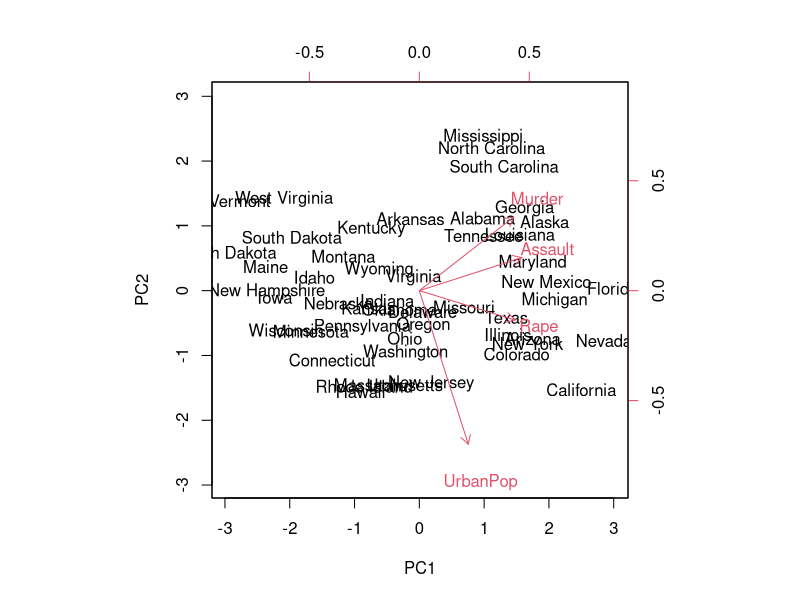
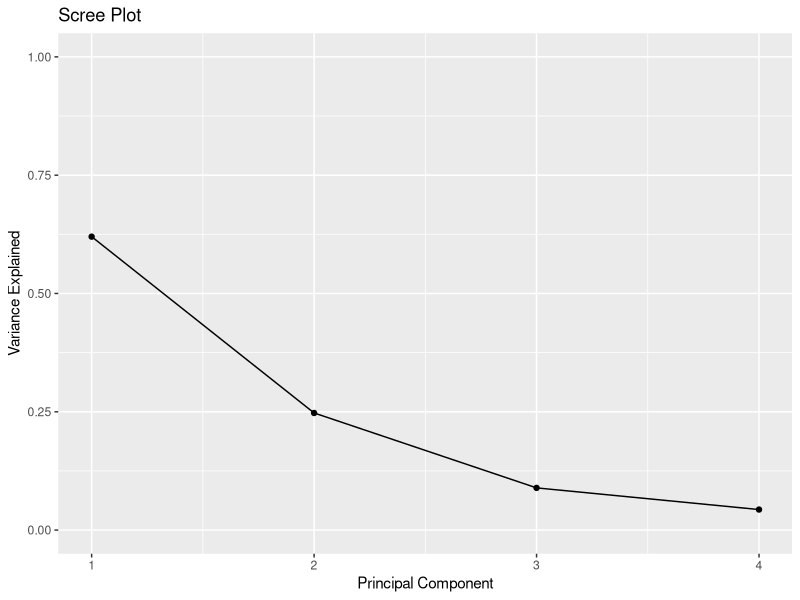

Here is the R script that generated these plots, in order:
##website reference

##https://www.statology.org/principal-components-analysis-in-r/

###https://github.com/Statology/R-Guides/blob/main/pca.R

library(tidyverse)

#load data
data("USArrests")

#view first six rows of data
head(USArrests)

#calculate principal components
results <- prcomp(USArrests, scale = TRUE)

#reverse the signs
results$rotation <- -1*results$rotation

#display principal components
results$rotation

#reverse the signs of the scores
results$x <- -1*results$x

#display the first six scores
head(results$x)

#create biplot to visualize results
biplot(results, scale = 0)

#calculate total variance explained by each principal component
var_explained = results$sdev^2 / sum(results$sdev^2)

#create scree plot
qplot(c(1:4), var_explained) + 
  geom_line() + 
  xlab("Principal Component") + 
  ylab("Variance Explained") +
  ggtitle("Scree Plot") +
  ylim(0, 1)
